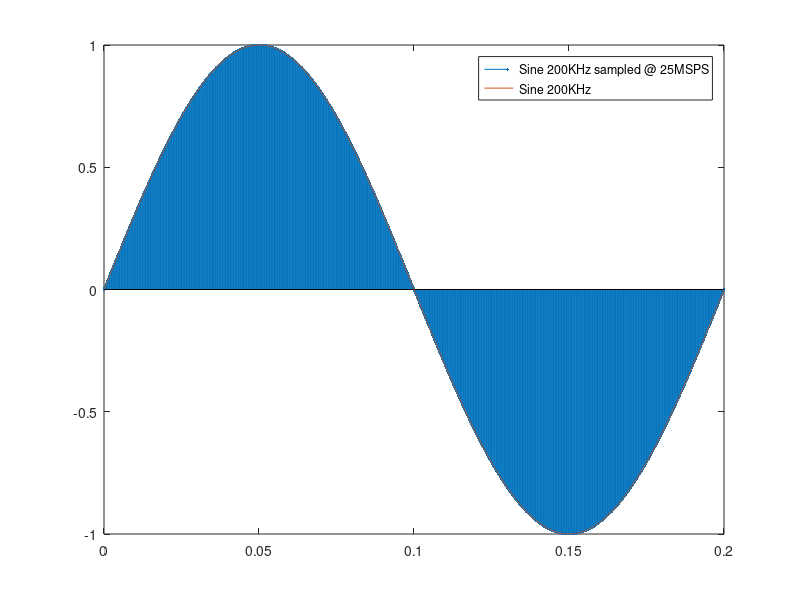

Here is the MATLAB script that generated this plot:
MSPS = input('Type the sampling rate (in MSPS):\n')
frequency = input('Type the signal frequency (in kHz):\n')

sample_rate = (MSPS*1000) / (frequency);

t=0:1/(frequency*sample_rate):1/frequency;
t2 =0:1/(frequency*sample_rate*10):1/frequency;
stem(t,sin(t*frequency*2*pi),'.')
hold on

plot(t2,sin(2*pi*frequency*t2));
legend('Sine 200KHz sampled @ 25MSPS','Sine 200KHz')